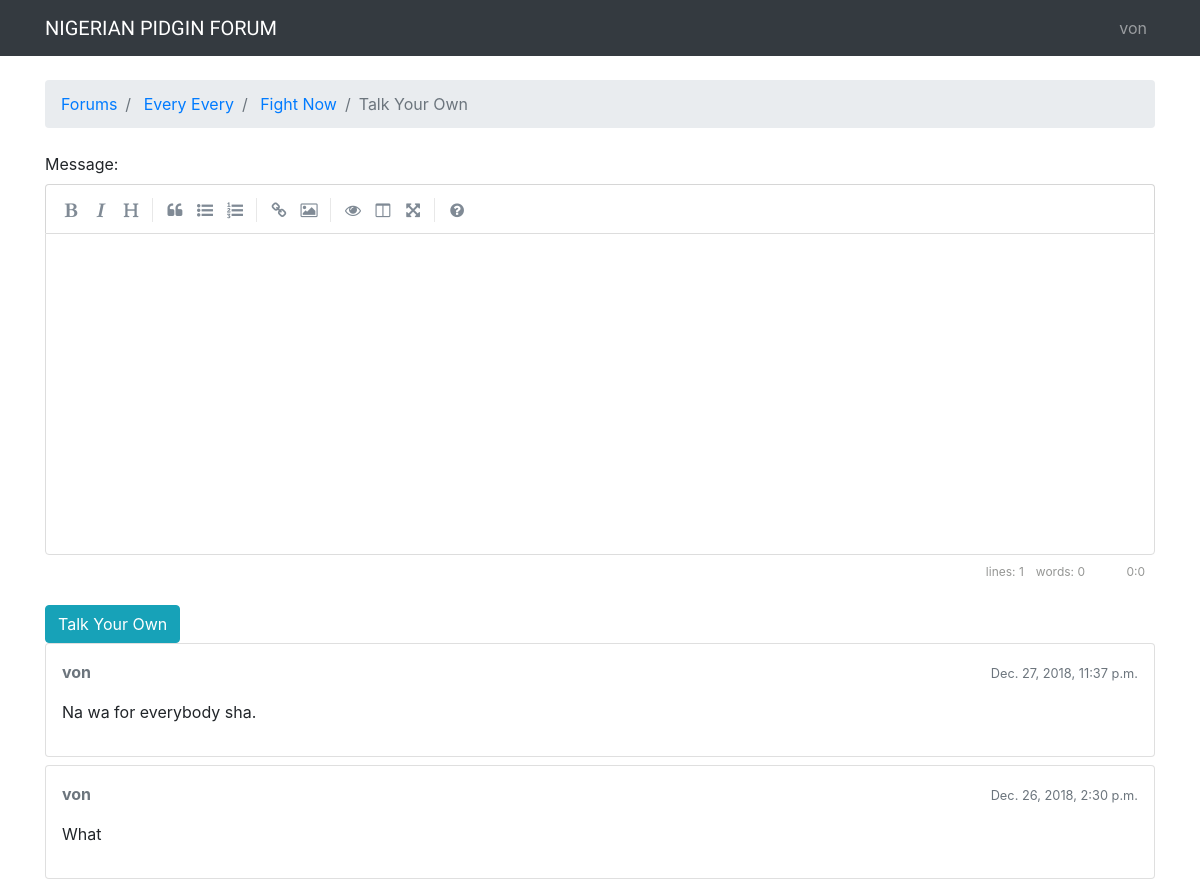
The page /boards/1/topics/4/reply/ (signed in) on the database its author committed.
### boards/models.py (models this page shows, shortened)
class Topic(models.Model):
	subject = models.CharField(max_length=250)
	last_updated = models.DateTimeField(auto_now_add=True)
	board = models.ForeignKey(Board, on_delete=models.CASCADE, related_name='topics')
	starter = models.ForeignKey(User, on_delete=models.CASCADE, related_name='topics')
	views = models.PositiveIntegerField(default=0)
	def get_last_ten_posts(self):
		return self.posts.order_by('-created_at') [:10]

class Board(models.Model):
	name = models.CharField(max_length=40, unique=True)
	description = models.CharField(max_length=150)

class Post(models.Model):
	message = models.TextField(max_length = 4000)
	topic = models.ForeignKey(Topic, on_delete=models.CASCADE, related_name='posts')
	created_at = models.DateTimeField(auto_now_add=True)
	updated_at = models.DateTimeField(null=True)
	created_by = models.ForeignKey(User, on_delete=models.CASCADE, related_name='posts')
	updated_by = models.ForeignKey(User, on_delete=models.CASCADE, null=True, related_name='+')
	def get_message_as_markdown(self):
		return mark_safe(markdown(self.message, safe_mode='escape'))

### boards/views.py (the view)
# urls.py: path('boards/<int:pk>/topics/<topic_pk>/reply/', reply_topic, name='reply_topic'),
@login_required
def reply_topic(request, pk, topic_pk):
	topic = get_object_or_404(Topic, board__pk=pk, pk=topic_pk)
	if request.method == 'POST':
		form = PostForm(request.POST)
		if form.is_valid():
			post = form.save(commit=False)
			post.topic = topic
			post.created_by = request.user
			post.save()
			topic.last_updated = timezone.now()
			topic.save()
			return redirect ('topic_posts', pk=pk, topic_pk=topic.pk)
	else:
		form = PostForm()
	return render (request, 'reply_topic.html', {'topic': topic, 'form': form})

### boards/templatetags/form_tags.py (called while the page is built)
@register.filter
def input_class(bound_field):
	css_class = ''
	if bound_field.form.is_bound:
		if bound_field.errors:
			css_class = 'is-invalid'
		elif field_type(bound_field) != 'PasswordInput':
			css_class = 'is-valid'
	return 'form-control {}'.format(css_class)

### templates/reply_topic.html (shortened to what this page needs)
{% extends 'base.html' %}
{% load static %}
{% block stylesheet %}
    <link rel="stylesheet" href="{% static 'boards/css/simplemde.min.css' %}">
{% endblock %}
{% block breadcrumb %}
<li class="breadcrumb-item"> <a href="{% url 'home' %}"> Forums </a> </li>
<li class="breadcrumb-item"> <a href="{% url 'board_topics' topic.board.pk %}"> {{topic.board.name}} </a> </li>
<li class="breadcrumb-item"> <a href="{% url 'topic_posts' topic.board.pk topic.pk %}"> {{topic.subject}} </a> </li>
<li class="breadcrumb-item active">Talk Your Own</li>
{% endblock %}
{% block content %}
    <form method="post" novalidate>
        {% include 'includes/form.html' %}
        <button type="submit" class="btn btn-info">Talk Your Own</button>
    </form>
    {% for post in topic.get_last_ten_posts %}
        <div class="card mb-2">
    	    <div class="card-body p-3">
                <div class="row mb-3">
            	    <div class="col-6">
                        <strong class="text-muted">{{ post.created_by.username }}</strong>
                    </div>
                    <div class="col-6 text-right">
                        <small class="text-muted">{{ post.created_at }}</small>
                    </div>
                </div>
                {{ post.get_message_as_markdown }}
            </div>
        </div>
    {% endfor %}
{% endblock %}

### templates/base.html (shortened to what this page needs)
{% load static %}
<!DOCTYPE html>
<html lang="en">
    <head>
        <link rel="stylesheet" href="https://stackpath.bootstrapcdn.com/bootstrap/4.1.3/css/\bootstrap.min.css"
>
        <link rel="stylesheet" href="{% static 'boards/css/app.css' %}">
    </head>
    <body>
        {% block stylesheet %} {% endblock %}
    	{% block body %}
    	<nav class="navbar navbar-expand-sm navbar-dark bg-dark">
    		<div class="container">
    			<a class="navbar-brand" href="{% url 'home' %}"> NIGERIAN PIDGIN FORUM </a>
    			<div class="collapse navbar-collapse" id="mainMenu">
                {% if user.is_authenticated %}
    				<ul class="navbar-nav ml-auto">
                        <li class="nav-item" >
    						<a class="nav-link" dropdown-toggle href="#" id="userMenu" data-toggle='dropdown' aria-haspopup='true' aria-expanded='false'> {{ user.username }} </a>
    					</li>
    				</ul>
                {% else %}
                    <form class="form-inline ml-auto">
                        <a href="{% url 'login' %}" class="btn btn-outline-light">Enter</a>
                        <a href="{% url 'signup' %}" class="btn btn-info ml-2">Register</a>
                    </form>
                {% endif %}
    			</div>
    		</div>
    	</nav>
	    <div class="container">
		    <ol class="breadcrumb my-4">
		    	{% block breadcrumb %}
		    	{% endblock %}
    		</ol>
				{% block content %}
		    	{% endblock %}
    	</div>
    	{% endblock body %}
    </body>
</html>

### boards/static/boards/css/app.css (style rules this page uses)
.navbar-brand { font-family: 'ZCOOL KuaiLe', cursive; }

### rows shown on the page
Topic: board.name "Every Every", subject "Fight Now"
Post: created_by.username "von", created_at "Dec. 27, 2018, 11:37 p.m.", get_message_as_markdown "Na wa for everybody sha."
Post: created_by.username "von", created_at "Dec. 26, 2018, 2:30 p.m.", get_message_as_markdown "What"

### other values the page prints
{{ user.username }} "von"
{{ field.label_tag }} "Message:"
